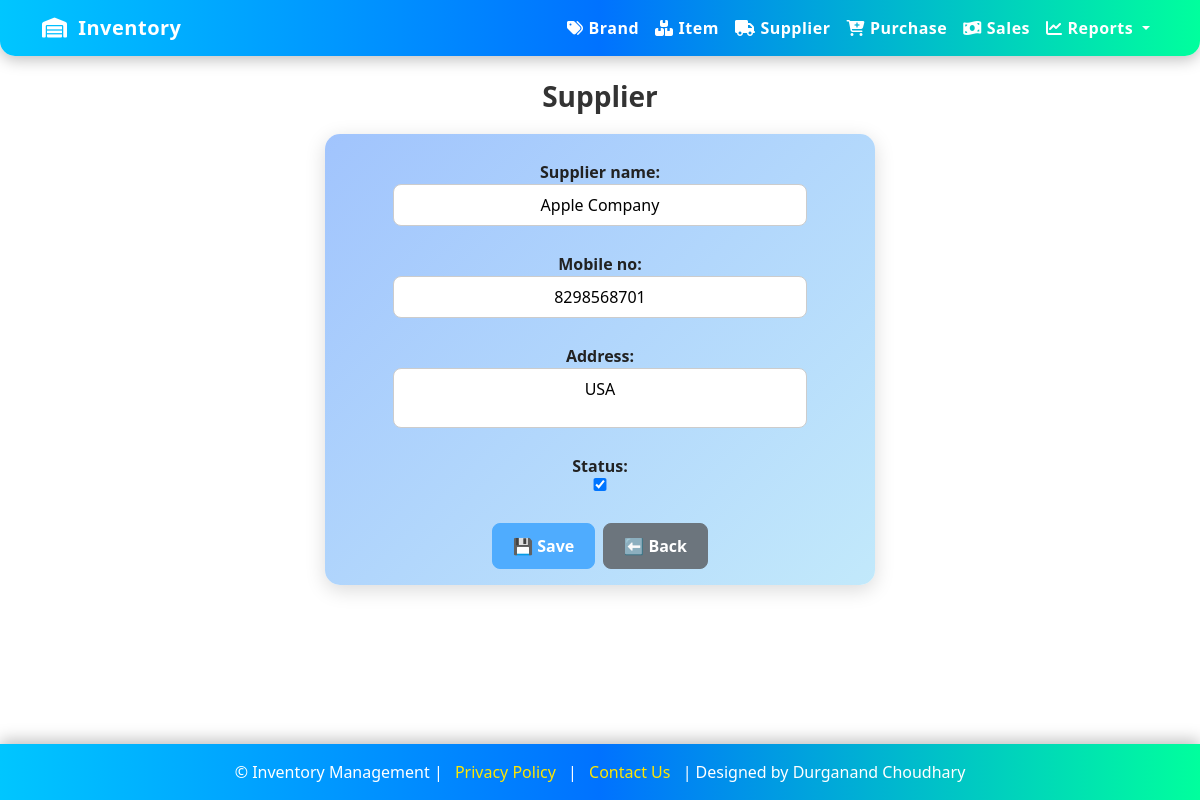
/suppliers/10/edit/, run on the app's committed database.
### inventory/models.py (models this page shows, shortened)
class Supplier(models.Model):  # supplier_mstr 3
    supplier_name = models.CharField(max_length=150)
    mobile_no = models.CharField(max_length=20, blank=True)
    address = models.TextField(blank=True)
    status = models.BooleanField(default=True)
    datetime = models.DateTimeField(default=timezone.now)

### inventory/views.py (the view)
# urls.py: path('suppliers/<int:pk>/edit/', views.supplier_update, name='supplier_update'),
def supplier_update(request, pk):
    obj = get_object_or_404(Supplier, pk=pk)
    form = SupplierForm(request.POST or None, instance=obj)
    if form.is_valid():
        form.save()
        messages.success(request, 'Supplier updated.')
        return redirect('supplier_list')
    return render(request, 'inventory/supplier_form.html', {'form': form})

### inventory/forms.py
class SupplierForm(forms.ModelForm):
    class Meta:
        model = Supplier
        fields = ['supplier_name','mobile_no','address','status']

### inventory/templates/inventory/supplier_form.html (shortened to what this page needs)
{% extends 'inventory/base.html' %}
{% block content %}
<div class="form-container">
  <h3>Supplier</h3>
  <form method="post" class="card card-body">
    {{ form.as_p }}
    <div class="d-flex justify-content-center gap-2 mt-3">
      <button class="btn btn-primary">💾 Save</button>
      <a href="{% url 'supplier_list' %}" class="btn btn-secondary">⬅ Back</a>
    </div>
  </form>
</div>
{% endblock %}

### inventory/templates/inventory/base.html (style rules this page uses)
html, body { height: 100%; }
body { display: flex; flex-direction: column; }

### inventory/templates/inventory/supplier_form.html (style rules this page uses)
.form-container { max-width: 550px; margin: 0 auto; }
.card { border-radius: 15px; box-shadow: 0 5px 20px rgba(0,0,0,0.15); border: none; background: linear-gradient(135deg, #a1c4fd, #c2e9fb); }
h3 { text-align: center; font-weight: 700; color: #333; margin-bottom: 20px; }
.form-container input, .form-container select, .form-container textarea { text-align: center; width: 80%; margin: 0 auto; display: block; border-radius: 8px; border: 1px solid #ccc; padding: 8px; }
.form-container textarea { height: 60px; resize: none; }
.form-container label { display: block; text-align: center; font-weight: 600; color: #222; margin-top: 10px; }
.btn { border-radius: 8px; padding: 10px 20px; font-weight: 600; }
.btn-primary { background-color: #4facfe; border-color: #4facfe; }
.btn-secondary { background-color: #6c757d; }

### data on the page
Supplier: supplier_name "Apple Company", mobile_no "8298568701", address "USA", status "☑"
